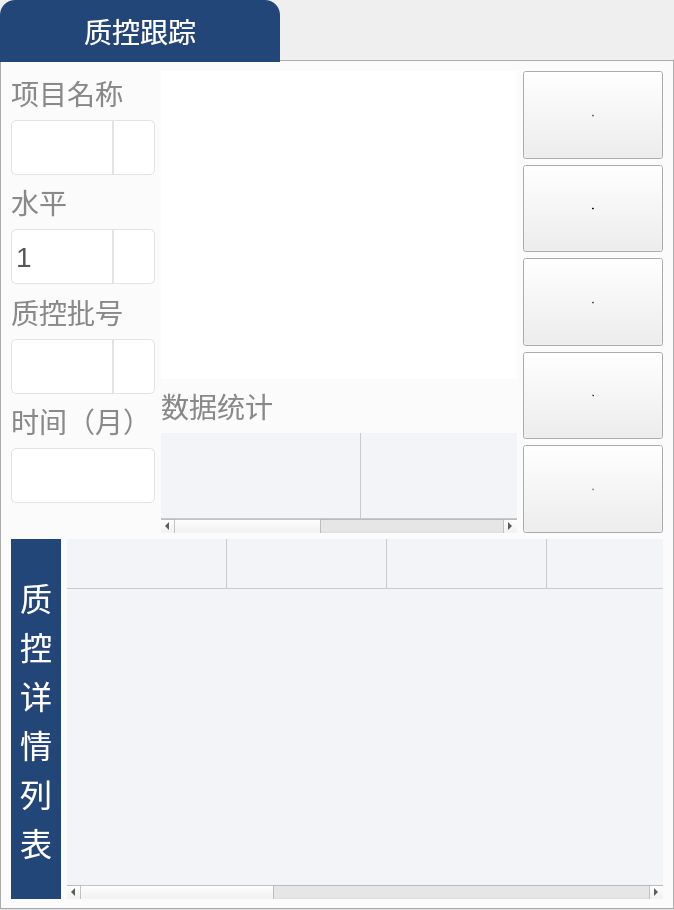
     <widget class="QWidget" name="page">
      <property name="styleSheet">
       <string notr="true"/>
      </property>
      <layout class="QVBoxLayout" name="verticalLayout_4">
       <property name="leftMargin">
        <number>0</number>
       </property>
       <property name="topMargin">
        <number>0</number>
       </property>
       <property name="rightMargin">
        <number>0</number>
       </property>
       <property name="bottomMargin">
        <number>0</number>
       </property>
       <item>
        <widget class="QTabWidget" name="tabWidget_3">
         <property name="styleSheet">
          <string notr="true">
QTabBar::tab {
border-top-left-radius: 15px;
border-top-right-radius: 15px;
min-width: 250px;
max-width: 306px;
padding: 25px;
font-size: 28px;
background-color:rgb(179, 179, 179);
	color:white;
margin-right: 20;
}
QTabWidget QTabBar
{
	font-size: 28px;
}

QTabBar::tab:selected{

border-top-left-radius: 15px;
border-top-right-radius: 15px;
min-width: 250px;
max-width: 306px;
padding: 15px;
font-size: 28px;
	background-color:rgb(34,70,120);
color:white;

	/*border: 2px solid #1B72BF; */   

}</string>
         </property>
         <widget class="QWidget" name="qwe_QC_Detail">
          <property name="styleSheet">
           <string notr="true">qwe_QC_Detail
{

}</string>
          </property>
          <attribute name="title">
           <string>质控跟踪</string>
          </attribute>
          <layout class="QGridLayout" name="gridLayout_4" rowstretch="3,0,1,3" columnstretch="0,1,5,1">
           <item row="3" column="0">
            <widget class="QLabel" name="mLab_stateColos_2">
             <property name="minimumSize">
              <size>
               <width>50</width>
               <height>360</height>
              </size>
             </property>
             <property name="maximumSize">
              <size>
               <width>50</width>
               <height>16777215</height>
              </size>
             </property>
             <property name="styleSheet">
              <string notr="true">QLabel
{
	background-color:rgb(34,70,120);
font-size:32px; 
color:white;
}</string>
             </property>
             <property name="text">
              <string notr="true">质
控
详
情
列
表</string>
             </property>
             <property name="alignment">
              <set>Qt::AlignCenter</set>
             </property>
            </widget>
           </item>
           <item row="0" column="2">
            <widget class="QCustomPlot" name="mCustom_QC" native="true">
             <property name="styleSheet">
              <string notr="true">background-color: rgb(255, 255, 255);</string>
             </property>
            </widget>
           </item>
           <item row="0" column="3" rowspan="3">
            <layout class="QVBoxLayout" name="verticalLayout_7">
             <property name="bottomMargin">
              <number>0</number>
             </property>
             <item>
              <widget class="QPushButton" name="mBtn_Detail_Retun">
               <property name="sizePolicy">
                <sizepolicy hsizetype="Minimum" vsizetype="Minimum">
                 <horstretch>0</horstretch>
                 <verstretch>0</verstretch>
                </sizepolicy>
               </property>
               <property name="minimumSize">
                <size>
                 <width>0</width>
                 <height>20</height>
                </size>
               </property>
               <property name="maximumSize">
                <size>
                 <width>16777215</width>
                 <height>100</height>
                </size>
               </property>
               <property name="font">
                <font>
                 <pointsize>-1</pointsize>
                </font>
               </property>
               <property name="styleSheet">
                <string notr="true">QPushButton{ 
	border-radius:8px;
background-color:rgb(34,70,120);
font-size:26px; 
color:white;


}
QPushButton:hover{
font-size:26px; 
color:white;
}

QPushButton:pressed{
	background-color:rgb(241,129,1);
};
</string>
               </property>
               <property name="text">
                <string>返回</string>
               </property>
              </widget>
             </item>
             <item>
              <widget class="QPushButton" name="mBtn_Detail_Delete">
               <property name="sizePolicy">
                <sizepolicy hsizetype="Minimum" vsizetype="Minimum">
                 <horstretch>0</horstretch>
                 <verstretch>0</verstretch>
                </sizepolicy>
               </property>
               <property name="minimumSize">
                <size>
                 <width>0</width>
                 <height>20</height>
                </size>
               </property>
               <property name="maximumSize">
                <size>
                 <width>16777215</width>
                 <height>100</height>
                </size>
               </property>
               <property name="font">
                <font>
                 <pointsize>-1</pointsize>
                </font>
               </property>
               <property name="styleSheet">
                <string notr="true">QPushButton{ 
	border-radius:8px;
background-color:rgb(34,70,120);
font-size:26px; 
color:white;


}
QPushButton:hover{
font-size:26px; 
color:white;
}

QPushButton:pressed{
	background-color:rgb(241,129,1);
};
</string>
               </property>
               <property name="text">
                <string>删除</string>
               </property>
              </widget>
             </item>
             <item>
              <widget class="QPushButton" name="mBtn_Detail_Inquire">
               <property name="sizePolicy">
                <sizepolicy hsizetype="Minimum" vsizetype="Minimum">
                 <horstretch>0</horstretch>
                 <verstretch>0</verstretch>
                </sizepolicy>
               </property>
               <property name="minimumSize">
                <size>
                 <width>140</width>
                 <height>0</height>
                </size>
               </property>
               <property name="maximumSize">
                <size>
                 <width>16777215</width>
                 <height>100</height>
                </size>
               </property>
               <property name="font">
                <font>
                 <pointsize>-1</pointsize>
                </font>
               </property>
               <property name="styleSheet">
                <string notr="true">QPushButton{ 
	border-radius:8px;
background-color:rgb(34,70,120);
font-size:26px; 
color:white;


}
QPushButton:hover{
font-size:26px; 
color:white;
}

QPushButton:pressed{
	background-color:rgb(241,129,1);
};
</string>
               </property>
               <property name="text">
                <string>查询</string>
               </property>
              </widget>
             </item>
             <item>
              <widget class="QPushButton" name="mBtn_Detail_Check">
               <property name="sizePolicy">
                <sizepolicy hsizetype="Minimum" vsizetype="Minimum">
                 <horstretch>0</horstretch>
                 <verstretch>0</verstretch>
                </sizepolicy>
               </property>
               <property name="minimumSize">
                <size>
                 <width>0</width>
                 <height>50</height>
                </size>
               </property>
               <property name="maximumSize">
                <size>
                 <width>16777215</width>
                 <height>100</height>
                </size>
               </property>
               <property name="font">
                <font>
                 <pointsize>-1</pointsize>
                </font>
               </property>
               <property name="styleSheet">
                <string notr="true">QPushButton{ 
	border-radius:8px;
background-color:rgb(34,70,120);
font-size:26px; 
color:white;


}
QPushButton:hover{
font-size:26px; 
color:white;
}

QPushButton:pressed{
	background-color:rgb(241,129,1);
};
</string>
               </property>
               <property name="text">
                <string>审核</string>
               </property>
              </widget>
             </item>
             <item>
              <widget class="QPushButton" name="mBtn_Detail_Print">
               <property name="sizePolicy">
                <sizepolicy hsizetype="Minimum" vsizetype="Minimum">
                 <horstretch>0</horstretch>
                 <verstretch>0</verstretch>
                </sizepolicy>
               </property>
               <property name="minimumSize">
                <size>
                 <width>0</width>
                 <height>50</height>
                </size>
               </property>
               <property name="maximumSize">
                <size>
                 <width>16777215</width>
                 <height>100</height>
                </size>
               </property>
               <property name="font">
                <font>
                 <pointsize>-1</pointsize>
                </font>
               </property>
               <property name="styleSheet">
                <string notr="true">QPushButton{ 
	border-radius:8px;
background-color:rgb(34,70,120);
font-size:26px; 
color:white;


}
QPushButton:hover{
font-size:26px; 
color:white;
}

QPushButton:pressed{
	background-color:rgb(241,129,1);
};
</string>
               </property>
               <property name="text">
                <string>打印</string>
               </property>
              </widget>
             </item>
            </layout>
           </item>
           <item row="2" column="2">
            <widget class="QTableWidget" name="mTable_Detail_Value">
             <property name="minimumSize">
              <size>
               <width>0</width>
               <height>100</height>
              </size>
             </property>
             <property name="maximumSize">
              <size>
               <width>16777215</width>
               <height>100</height>
              </size>
             </property>
             <property name="styleSheet">
              <string notr="true">QTableWidget  QHeaderView::section
{

	background-color:rgb(130, 130, 130);
border:none;  
height:42px; 
color:rgb(255, 255, 255);
font-size:28px;
}
QTableWidget
{
background:rgb(243,244,248);
gridline-color:rgb(200,200,205);
font-size:28px; 
color:black; 
border:none;
border-bottom-right-radius:8px;
border-bottom-left-radius:8px;
}

QHeaderView::section:first{
border-top-left-radius:8px;
}
QHeaderView::section:last{
border-top-right-radius:8px;
}</string>
             </property>
             <property name="inputMethodHints">
              <set>Qt::ImhNone</set>
             </property>
             <property name="editTriggers">
              <set>QAbstractItemView::NoEditTriggers</set>
             </property>
             <property name="selectionBehavior">
              <enum>QAbstractItemView::SelectRows</enum>
             </property>
             <property name="textElideMode">
              <enum>Qt::ElideMiddle</enum>
             </property>
             <property name="verticalScrollMode">
              <enum>QAbstractItemView::ScrollPerPixel</enum>
             </property>
             <property name="horizontalScrollMode">
              <enum>QAbstractItemView::ScrollPerPixel</enum>
             </property>
             <attribute name="horizontalHeaderVisible">
              <bool>false</bool>
             </attribute>
             <attribute name="horizontalHeaderDefaultSectionSize">
              <number>200</number>
             </attribute>
             <attribute name="horizontalHeaderHighlightSections">
              <bool>true</bool>
             </attribute>
             <attribute name="horizontalHeaderStretchLastSection">
              <bool>true</bool>
             </attribute>
             <attribute name="verticalHeaderVisible">
              <bool>false</bool>
             </attribute>
             <attribute name="verticalHeaderDefaultSectionSize">
              <number>50</number>
             </attribute>
             <attribute name="verticalHeaderShowSortIndicator" stdset="0">
              <bool>false</bool>
             </attribute>
             <attribute name="verticalHeaderStretchLastSection">
              <bool>true</bool>
             </attribute>
             <row>
              <property name="text">
               <string>新建行</string>
              </property>
             </row>
             <column>
              <property name="text">
               <string>质控总数</string>
              </property>
             </column>
             <column>
              <property name="text">
               <string>在控数(%)</string>
              </property>
             </column>
             <column>
              <property name="text">
               <string>脱靶数(%)</string>
              </property>
             </column>
             <column>
              <property name="text">
               <string>脱靶处理</string>
              </property>
             </column>
            </widget>
           </item>
           <item row="0" column="0" rowspan="3" colspan="2">
            <layout class="QVBoxLayout" name="verticalLayout_6">
             <property name="bottomMargin">
              <number>30</number>
             </property>
             <item>
              <widget class="QLabel" name="label_61">
               <property name="styleSheet">
                <string notr="true">QLabel
{
	color: rgb(137, 137, 137);
	font-size:28px;
}</string>
               </property>
               <property name="text">
                <string>项目名称</string>
               </property>
              </widget>
             </item>
             <item>
              <widget class="QComboBox" name="mCom_Detail_Project">
               <property name="sizePolicy">
                <sizepolicy hsizetype="Preferred" vsizetype="Fixed">
                 <horstretch>0</horstretch>
                 <verstretch>55</verstretch>
                </sizepolicy>
               </property>
               <property name="minimumSize">
                <size>
                 <width>0</width>
                 <height>55</height>
                </size>
               </property>
               <property name="styleSheet">
                <string notr="true">
/*未下拉时，QComboBox 样式 背景黑色*/
QComboBox {
	border: 1px solid #e1e3e7;         
	border-radius: 5px;    
background:#ffffff;
color:#565656;
font-size:28px;
}  

/*下拉后的整个下拉窗体样式 背景红色*/
QComboBox QAbstractItemView 
{
	background:#ffffff;
	color:#565656;  
} 
 
/*下拉箭头区域样式*/
QComboBox::drop-down
{
width: 40px;
border-left: 2px solid #e1e3e7; 
}    

/*下拉箭头样式*/
QComboBox::down-arrow {
	image: url(:/image/images/arrow.png);
height:20px;
width:37px;
}     
QComboBox:editable {
	border: 1px solid #e1e3e7;         
	border-radius: 5px;    
background:#ffffff;
color:#565656;
font-size:28px;
}</string>
               </property>
               <property name="editable">
                <bool>false</bool>
               </property>
               <property name="duplicatesEnabled">
                <bool>false</bool>
               </property>
              </widget>
             </item>
             <item>
              <widget class="QLabel" name="label_62">
               <property name="styleSheet">
                <string notr="true">QLabel
{
	color: rgb(137, 137, 137);
	font-size:28px;
}</string>
               </property>
               <property name="text">
                <string>水平</string>
               </property>
              </widget>
             </item>
             <item>
              <widget class="QComboBox" name="mCom_Detail_Level">
               <property name="sizePolicy">
                <sizepolicy hsizetype="Preferred" vsizetype="Fixed">
                 <horstretch>0</horstretch>
                 <verstretch>55</verstretch>
                </sizepolicy>
               </property>
               <property name="minimumSize">
                <size>
                 <width>0</width>
                 <height>55</height>
                </size>
               </property>
               <property name="styleSheet">
                <string notr="true">
/*未下拉时，QComboBox 样式 背景黑色*/
QComboBox {
	border: 1px solid #e1e3e7;         
	border-radius: 5px;    
background:#ffffff;
color:#565656;
font-size:28px;
}  

/*下拉后的整个下拉窗体样式 背景红色*/
QComboBox QAbstractItemView 
{
	background:#ffffff;
	color:#565656;  
} 
 
/*下拉箭头区域样式*/
QComboBox::drop-down
{
width: 40px;
border-left: 2px solid #e1e3e7; 
}    

/*下拉箭头样式*/
QComboBox::down-arrow {
	image: url(:/image/images/arrow.png);
height:20px;
width:37px;
}     
QComboBox:editable {
	border: 1px solid #e1e3e7;         
	border-radius: 5px;    
background:#ffffff;
color:#565656;
font-size:28px;
}</string>
               </property>
               <property name="editable">
                <bool>false</bool>
               </property>
               <property name="currentText">
                <string notr="true">1</string>
               </property>
               <property name="duplicatesEnabled">
                <bool>false</bool>
               </property>
               <item>
                <property name="text">
                 <string>1</string>
                </property>
               </item>
               <item>
                <property name="text">
                 <string>2</string>
                </property>
               </item>
              </widget>
             </item>
             <item>
              <widget class="QLabel" name="label_59">
               <property name="styleSheet">
                <string notr="true">QLabel
{
	color: rgb(137, 137, 137);
	font-size:28px;
}</string>
               </property>
               <property name="text">
                <string>质控批号</string>
               </property>
              </widget>
             </item>
             <item>
              <widget class="QComboBox" name="mCom_Detail_Batch">
               <property name="sizePolicy">
                <sizepolicy hsizetype="Preferred" vsizetype="Fixed">
                 <horstretch>0</horstretch>
                 <verstretch>55</verstretch>
                </sizepolicy>
               </property>
               <property name="minimumSize">
                <size>
                 <width>0</width>
                 <height>55</height>
                </size>
               </property>
               <property name="styleSheet">
                <string notr="true">
/*未下拉时，QComboBox 样式 背景黑色*/
QComboBox {
	border: 1px solid #e1e3e7;         
	border-radius: 5px;    
background:#ffffff;
color:#565656;
font-size:28px;
}  

/*下拉后的整个下拉窗体样式 背景红色*/
QComboBox QAbstractItemView 
{
	background:#ffffff;
	color:#565656;  
} 
 
/*下拉箭头区域样式*/
QComboBox::drop-down
{
width: 40px;
border-left: 2px solid #e1e3e7; 
}    

/*下拉箭头样式*/
QComboBox::down-arrow {
	image: url(:/image/images/arrow.png);
height:20px;
width:37px;
}     
QComboBox:editable {
	border: 1px solid #e1e3e7;         
	border-radius: 5px;    
background:#ffffff;
color:#565656;
font-size:28px;
}</string>
               </property>
               <property name="editable">
                <bool>false</bool>
               </property>
               <property name="duplicatesEnabled">
                <bool>false</bool>
               </property>
              </widget>
             </item>
             <item>
              <widget class="QLabel" name="label_45">
               <property name="styleSheet">
                <string notr="true">QLabel
{
	color: rgb(137, 137, 137);
	font-size:28px;
}</string>
               </property>
               <property name="text">
                <string>时间（月）</string>
               </property>
              </widget>
             </item>
             <item>
              <widget class="QLineEdit" name="mEdit_Detail_Time">
               <property name="sizePolicy">
                <sizepolicy hsizetype="Expanding" vsizetype="Fixed">
                 <horstretch>0</horstretch>
                 <verstretch>55</verstretch>
                </sizepolicy>
               </property>
               <property name="minimumSize">
                <size>
                 <width>0</width>
                 <height>55</height>
                </size>
               </property>
               <property name="styleSheet">
                <string notr="true">QLineEdit
{
	border: 1px solid #e1e3e7;         
	border-radius: 5px;
	font-size:28px;
	color:#565656;
	background-color: rgb(255, 255, 255);
}</string>
               </property>
              </widget>
             </item>
            </layout>
           </item>
           <item row="1" column="2">
            <widget class="QLabel" name="label_63">
             <property name="styleSheet">
              <string notr="true">QLabel
{
	color: rgb(137, 137, 137);
	font-size:28px;
}</string>
             </property>
             <property name="text">
              <string>数据统计</string>
             </property>
            </widget>
           </item>
           <item row="3" column="1" colspan="3">
            <widget class="QTableWidget" name="mTable_Detail_Data">
             <property name="styleSheet">
              <string notr="true">QTableWidget  QHeaderView::section
{

	background-color:rgb(130, 130, 130);
border:none;  
height:42px; 
color:rgb(255, 255, 255);
font-size:28px;
}
QTableWidget
{
background:rgb(243,244,248);
gridline-color:rgb(200,200,205);
font-size:28px; 
color:black; 
border:none;
border-bottom-right-radius:8px;
border-bottom-left-radius:8px;
}

QHeaderView::section:first{
border-top-left-radius:8px;
}
QHeaderView::section:last{
border-top-right-radius:8px;
}

/*  设置垂直滚动条基本样式*/
QScrollBar:vertical
{
    width:8px;
	background-color: rgb(233, 236, 245);
    margin:00px,0px,0px,0px;
    padding-top:15px;   /* 留出9px给上面和下面的箭头*/
    padding-bottom:5px;
}
QScrollBar::handle:vertical
{
    width:8px;
    background:rgba(64,64,64,50%);
	border-bottom-right-radius:8px;
	border-top-right-radius:8px;
    min-height:0;
}
QScrollBar::handle:vertical:hover
{
    width:8px;
    background:rgba(64,64,64,70%);   /*  鼠标放到滚动条上的时候，颜色变深*/
	border-bottom-right-radius:8px;
	border-top-right-radius:8px;
    min-height:0;
}
QScrollBar::add-page:vertical,QScrollBar::sub-page:vertical   /* 当滚动条滚动的时候，上面的部分和下面的部分*/
{
    background:rgba(0,0,0,0%);
    border-radius:4px;
}
QScrollBar::add-line:vertical
{
    height: 0px;
    subcontrol-origin:margin;
}

QScrollBar::up-arrow:vertical 
{
    subcontrol-origin: margin;
    height: 0px;
    border:0 0 0 0;
    border-image: url(:images/6.png);
}
QScrollBar::sub-line:vertical 
{
    height: 0px;
    subcontrol-origin:margin;
}

QScrollBar::down-arrow:vertical 
{
    subcontrol-origin: margin;
    height: 0px;
    border-image: url(:images/7.png);
}</string>
             </property>
             <property name="inputMethodHints">
              <set>Qt::ImhNone</set>
             </property>
             <property name="editTriggers">
              <set>QAbstractItemView::NoEditTriggers</set>
             </property>
             <property name="selectionMode">
              <enum>QAbstractItemView::SingleSelection</enum>
             </property>
             <property name="selectionBehavior">
              <enum>QAbstractItemView::SelectRows</enum>
             </property>
             <property name="textElideMode">
              <enum>Qt::ElideMiddle</enum>
             </property>
             <property name="verticalScrollMode">
              <enum>QAbstractItemView::ScrollPerPixel</enum>
             </property>
             <property name="horizontalScrollMode">
              <enum>QAbstractItemView::ScrollPerPixel</enum>
             </property>
             <attribute name="horizontalHeaderVisible">
              <bool>false</bool>
             </attribute>
             <attribute name="horizontalHeaderDefaultSectionSize">
              <number>160</number>
             </attribute>
             <attribute name="horizontalHeaderHighlightSections">
              <bool>true</bool>
             </attribute>
             <attribute name="horizontalHeaderStretchLastSection">
              <bool>true</bool>
             </attribute>
             <attribute name="verticalHeaderVisible">
              <bool>false</bool>
             </attribute>
             <attribute name="verticalHeaderDefaultSectionSize">
              <number>50</number>
             </attribute>
             <row>
              <property name="text">
               <string>新建行</string>
              </property>
             </row>
             <column>
              <property name="text">
               <string>序号</string>
              </property>
             </column>
             <column>
              <property name="text">
               <string>测试值</string>
              </property>
             </column>
             <column>
              <property name="text">
               <string>靶值</string>
              </property>
             </column>
             <column>
              <property name="text">
               <string>SD</string>
              </property>
             </column>
             <column>
              <property name="text">
               <string>偏差</string>
              </property>
             </column>
             <column>
              <property name="text">
               <string>状态</string>
              </property>
             </column>
             <column>
              <property name="text">
               <string>样本类型</string>
              </property>
             </column>
             <column>
              <property name="text">
               <string>操作员</string>
              </property>
             </column>
             <column>
              <property name="text">
               <string>审核员</string>
              </property>
             </column>
             <column>
              <property name="text">
               <string>时间</string>
              </property>
             </column>
             <column>
              <property name="text">
               <string>状态</string>
              </property>
             </column>
            </widget>
           </item>
          </layout>
         </widget>
        </widget>
       </item>
      </layout>
     </widget>
